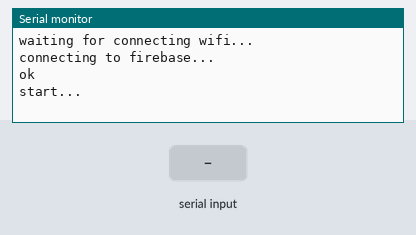
The sketch below on a simulated ESP8266 (NodeMCU). On the bench: the last lines printed to the serial monitor. The inputs (shaded band) are chosen by the test bench. WiFi joins after 1.5 s; servers stay silent unless stated; network time is answered at once with the bench clock; the local clock reads 2024-03-15 10:24:30 at power-on unless the sketch sets it.

Above: at 4.7 s.
4.8 s: "1" received over the second serial link
At 7.0 s:
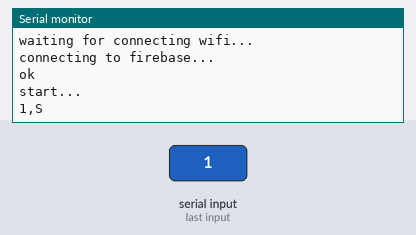
7.3 s: "0" received over the second serial link
At 8.7 s:
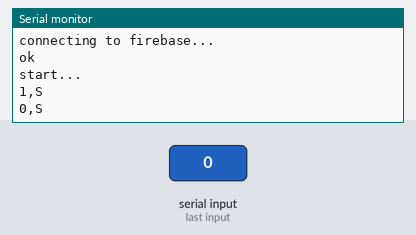
8.8 s: "2" received over the second serial link
At 10.4 s:
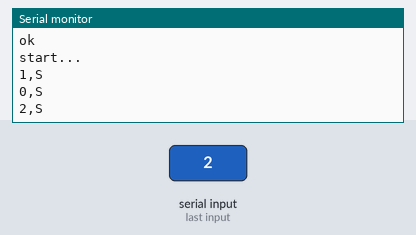

The sketch:

FireBaseDataTransfer.ino
```cpp
#include <ESP8266WiFi.h>
#include <Firebase_ESP_Client.h>
#include <WiFiManager.h>
#include <SoftwareSerial.h>
#include <NTPClient.h>


//Provide the token generation process info.
#include "addons/TokenHelper.h"
//Provide the RTDB payload printing info and other helper functions.
#include "addons/RTDBHelper.h"

WiFiManager wifiManager;

// Insert your network credentials
#define WIFI_SSID "p"
#define WIFI_PASSWORD "Peampeam"

// Insert Firebase project API Key
#define API_KEY "AIzaSyAafMMDt569mI3kZvtHm4dJFNHeRprgAZs"

// Insert RTDB URLefine the RTDB URL */
#define DATABASE_URL "https://embeded-final-project-default-rtdb.asia-southeast1.firebasedatabase.app/"


//Define Firebase Data object
FirebaseData fbdo;

FirebaseAuth auth;
FirebaseConfig config;

unsigned long sendDataPrevMillis = 0;
int intValue;
float floatValue;
int count = 0;
bool signupOK = false;

const char* ssid = WIFI_SSID;
const char* password = WIFI_SSID;

// Define the UART pins
#define NODEMCU_TX_PIN D1
#define NODEMCU_RX_PIN D2

// Create a SoftwareSerial object
SoftwareSerial NodeMCUSerial(NODEMCU_TX_PIN, NODEMCU_RX_PIN);

// Define NTP Client to get time
const long utcOffsetInSeconds = 25200;
WiFiUDP ntpUDP;
NTPClient timeClient(ntpUDP, "asia.pool.ntp.org", utcOffsetInSeconds);


void setup() {
  NodeMCUSerial.begin(115200);
  Serial.begin(115200);
  timeClient.begin();
  Serial.println("waiting for connecting wifi...");
  wifiManager.autoConnect();
  /* Assign the api key (required) */
  config.api_key = API_KEY;

  /* Assign the RTDB URL (required) */
  config.database_url = DATABASE_URL;

  /* Sign up */
  Serial.println("connecting to firebase...");
  if (Firebase.signUp(&config, &auth, "", "")) {
    Serial.println("ok");
    signupOK = true;
  } else {
    Serial.printf("%s\n", config.signer.signupError.message.c_str());
  }

  /* Assign the callback function for the long running token generation task */
  config.token_status_callback = tokenStatusCallback;  //see addons/TokenHelper.h

  Firebase.begin(&config, &auth);
  Firebase.reconnectWiFi(true);
  Serial.println("start...");
  delay(2000);

}

String getValue(String data, char separator, int index)
{
  int found = 0;
  int strIndex[] = {0, -1};
  int maxIndex = data.length()-1;

  for(int i=0; i<=maxIndex && found<=index; i++){
    if(data.charAt(i)==separator || i==maxIndex){
        found++;
        strIndex[0] = strIndex[1]+1;
        strIndex[1] = (i == maxIndex) ? i+1 : i;
    }
  }

  return found > index ? data.substring(strIndex[0], strIndex[1]) : "";
}
void loop() {
  timeClient.update();
  if (Firebase.ready() && signupOK  && NodeMCUSerial.available()) {
    String receivedData = NodeMCUSerial.readString();
    receivedData.trim();
    String value =  receivedData + ",S";
    Serial.println(value);
    String data[5] ;
    for ( int i = 0 ; i < 4 ;i++){
      data[i] = getValue(value, ',', i);
    }
    String CO = data[0];
    String Temp = data[1];
    String Humid = data[2];
    String PM = data[3];
    //Serial.println(data[2]);

    //Hour:minute:second//
    String time;
    if (timeClient.getMinutes() < 10 && timeClient.getSeconds() < 10) time = String(timeClient.getHours()) + ':' + '0' + String(timeClient.getMinutes()) + ':' + '0' + String(timeClient.getSeconds()) ;
    else if ( timeClient.getMinutes() < 10 ) time = String(timeClient.getHours()) + ':' + '0' + String(timeClient.getMinutes()) + ':' +  String(timeClient.getSeconds()) ;
    else if ( timeClient.getSeconds() < 10 ) time = String(timeClient.getHours()) + ':' + String(timeClient.getMinutes()) + ':' + '0' + String(timeClient.getSeconds()) ;
    else time = String(timeClient.getHours()) + ':' + String(timeClient.getMinutes()) + ':' + String(timeClient.getSeconds()) ;
    int time2 = timeClient.getHours()*10000 + timeClient.getMinutes()*100 + timeClient.getSeconds();

    //date-month-year//
    time_t epochTime = timeClient.getEpochTime();
    struct tm *ptm = gmtime ((time_t *)&epochTime);
    int monthDay = ptm->tm_mday ;
    int currentMonth = ptm->tm_mon+1;
    int currentYear = ptm->tm_year+1900;
    String currentDate;
    if ( monthDay < 10 && currentMonth < 10) currentDate =  String(currentYear) + '-' + '0' + String(currentMonth) + '-' + '0' +String(monthDay);
    else if ( currentMonth < 10) currentDate =  String(currentYear) + '-' + '0' + String(currentMonth) + '-' + String(monthDay);
    else if ( monthDay < 10) currentDate =  String(currentYear) + '-' +  String(currentMonth) + '-' + '0' + String(monthDay);
    else currentDate =  String(currentYear) + '-' +  String(currentMonth) + '-' +  String(monthDay);

    // Write an data on the database
    Firebase.RTDB.setInt(&fbdo, "data/"+currentDate+'/'+time+"/Time", time2);
    Firebase.RTDB.setString(&fbdo, "data/"+currentDate+'/'+time+"/CO", CO);
    Firebase.RTDB.setString(&fbdo, "data/"+currentDate+'/'+time+"/Humid", Humid);
    Firebase.RTDB.setString(&fbdo, "data/"+currentDate+'/'+time+"/temp", Temp);

  }


}
```

Measured:
- after the input at 4.8 s, the serial monitor: prints a new line after 1.0 s (image 1)
- after the input at 7.3 s, the serial monitor: prints a new line after 1.0 s (image 2)
- after the input at 8.8 s, the serial monitor: prints a new line after 1.1 s (image 3)
